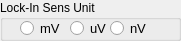
               <widget class="QGroupBox" name="groupBox_12">
                <property name="geometry">
                 <rect>
                  <x>220</x>
                  <y>210</y>
                  <width>181</width>
                  <height>41</height>
                 </rect>
                </property>
                <property name="title">
                 <string>Lock-In Sens Unit</string>
                </property>
                <widget class="QRadioButton" name="radioButtonUnit_mVLI">
                 <property name="geometry">
                  <rect>
                   <x>20</x>
                   <y>20</y>
                   <width>82</width>
                   <height>17</height>
                  </rect>
                 </property>
                 <property name="font">
                  <font>
                   <pointsize>10</pointsize>
                  </font>
                 </property>
                 <property name="text">
                  <string>mV</string>
                 </property>
                </widget>
                <widget class="QRadioButton" name="radioButtonUnit_uVLI">
                 <property name="geometry">
                  <rect>
                   <x>70</x>
                   <y>20</y>
                   <width>82</width>
                   <height>17</height>
                  </rect>
                 </property>
                 <property name="font">
                  <font>
                   <pointsize>10</pointsize>
                  </font>
                 </property>
                 <property name="text">
                  <string>uV</string>
                 </property>
                </widget>
                <widget class="QRadioButton" name="radioButtonUnit_nVLI">
                 <property name="geometry">
                  <rect>
                   <x>110</x>
                   <y>20</y>
                   <width>82</width>
                   <height>17</height>
                  </rect>
                 </property>
                 <property name="font">
                  <font>
                   <pointsize>10</pointsize>
                  </font>
                 </property>
                 <property name="text">
                  <string>nV</string>
                 </property>
                </widget>
               </widget>
